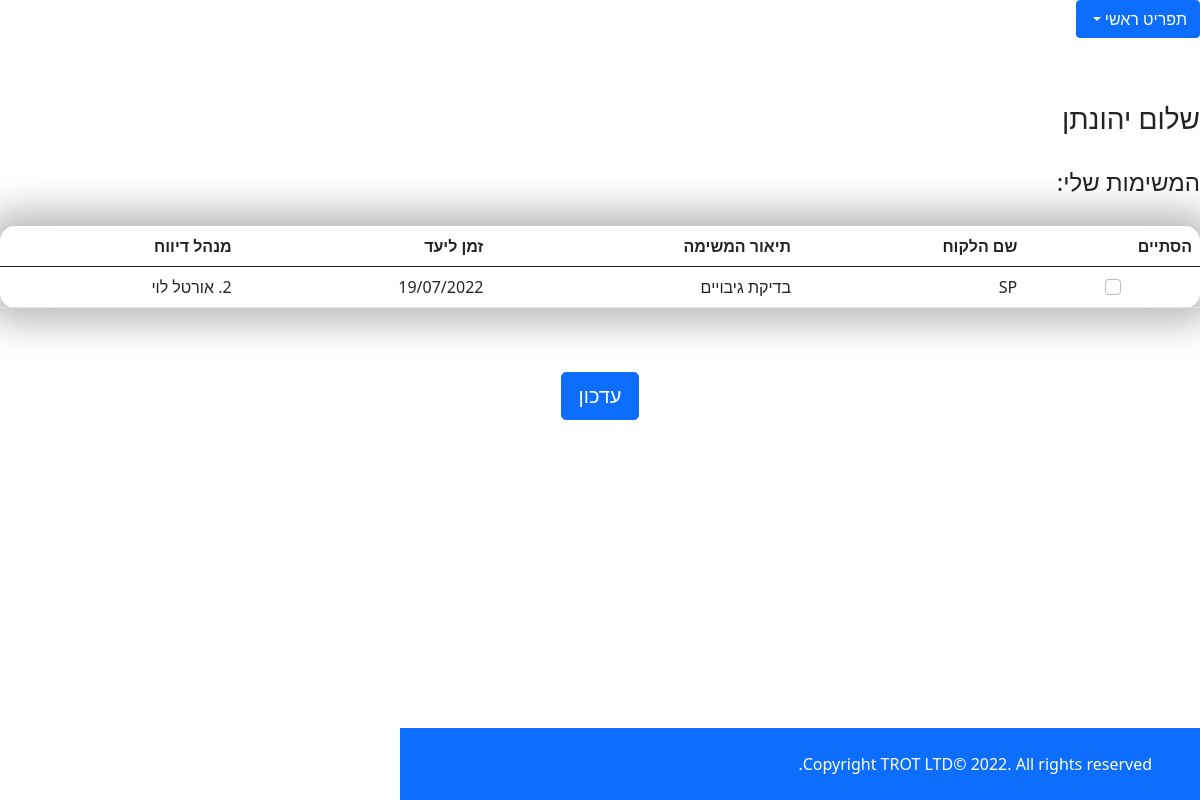
Page /home (signed in) on the committed database.
### taskManager/models.py (models this page shows, shortened)
class Tasks(db.Model):
    id = db.Column(db.Integer, primary_key=True)
    assignTo = db.Column(db.String(20))
    description = db.Column(db.String(20))
    customer = db.Column(db.String(100))
    deadline = db.Column(db.String(12))
    reportTo = db.Column(db.String(20))
    employee_id = db.Column(db.Integer, db.ForeignKey('employees.id'), nullable=False)

### taskManager/routes.py (the view, shortened to what this page needs)
@main.route('/home', methods=('GET', 'POST'))
@login_required
def home():
    form=HomeSubmit()
    if 'username' in session:
        username = session['username']
        email = session['email']
        employeeID = Employees.query.filter_by(email=email).first_or_404()
        tasks = Tasks.query.filter_by(employee_id=employeeID.id).all()
    return render_template('home.html', employeeID=employeeID, tasks=tasks, form=form)

### taskManager/forms.py
class HomeSubmit(FlaskForm):
    submit = SubmitField('עדכון')

### taskManager/models.py (called while the page is built)
@login_manager.user_loader
def load_user(user_id):
    return Users.query.get(user_id)

### taskManager/templates/home.html (shortened to what this page needs)
{% extends 'menu.html' %}
{% block extracss %}
    <link href="../static/style.css" rel="stylesheet">
    <link href="../static/table.css" rel="stylesheet">
{% endblock %}
{% block content %}
        <form method="POST" action="">
    {% block table %}
        <h3> שלום {{ session.username }} </h3>
        <h4>המשימות שלי:</h4>
    <table class="table">
     <thead class="thead-dark">
        <tr>
            <th scope="col">הסתיים</th>
            <th scope="col">שם הלקוח</th>
            <th scope="col">תיאור המשימה</th>
            <th scope="col">זמן ליעד</th>
            <th scope="col">מנהל דיווח</th>
        </tr>
     </thead>
 <tbody>
 {%- for row in tasks %}
    <tr>
        <td class="complete">
            <input class="form-check-input {{ row.id }}" type="checkbox" value="{{ row.id }}" id="flexCheckDefault" name="task-checkbox">
       </td>
       <td>
           {{ row.customer}}
       </td>
           <td>
           {{ row.description}}
       </td>
        <td>
           {{ row.deadline}}
       </td>
            <td>
           {{ row.reportTo}}
       </td>
    </tr>
 {%- endfor %}
 </tbody>
 </table>
{% endblock table %}
        <div class="text-center">
            {{ form.submit(class_="btn btn-primary btn-lg") }}
        </div>
    </form>
{% endblock content %}

### taskManager/static/style.css (style rules this page uses)
html, body { width: 100%; height: 100%; }
body { direction: rtl; align-items: stretch; flex-direction: column; display: flex; flex-grow: 1; flex-shrink: 0; flex: 1 0 auto; }

### taskManager/static/table.css (style rules this page uses)
body { background-color: rgba(136, 178, 201, 1); }
table { background-color: transparent; margin: 30px auto; border-collapse: separate; border-spacing: 0; box-shadow: 0px 0px 36px 15px rgba(0, 0, 0, 0.28); border-radius: 15px; }
tr td { background-color: #fff; padding: 20px; }
.complete { align-items: center; justify-content: center; text-align: center; }

### rows in the picture
Tasks: customer "SP", description "בדיקת גיבויים", deadline "19/07/2022", reportTo "2. אורטל לוי"

### other values in the picture
{{ session.username }} "יהונתן"
